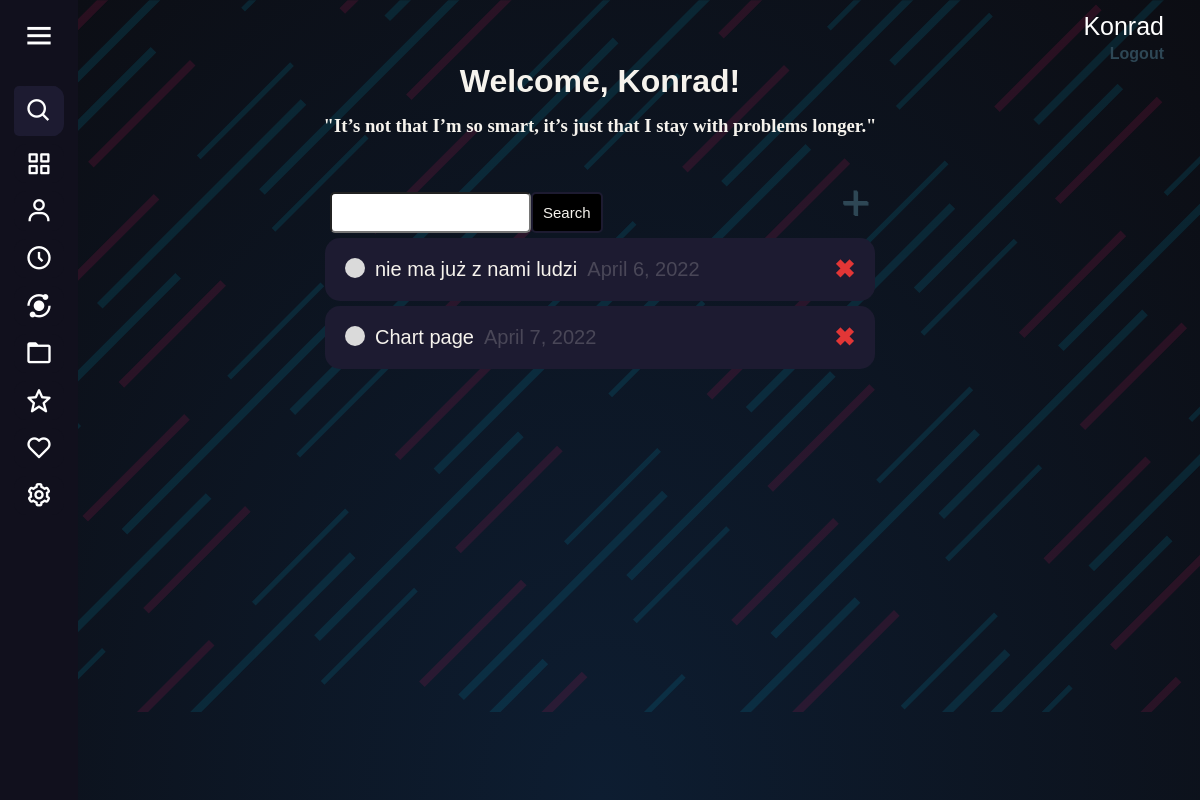
The app's page / (signed in), older data.
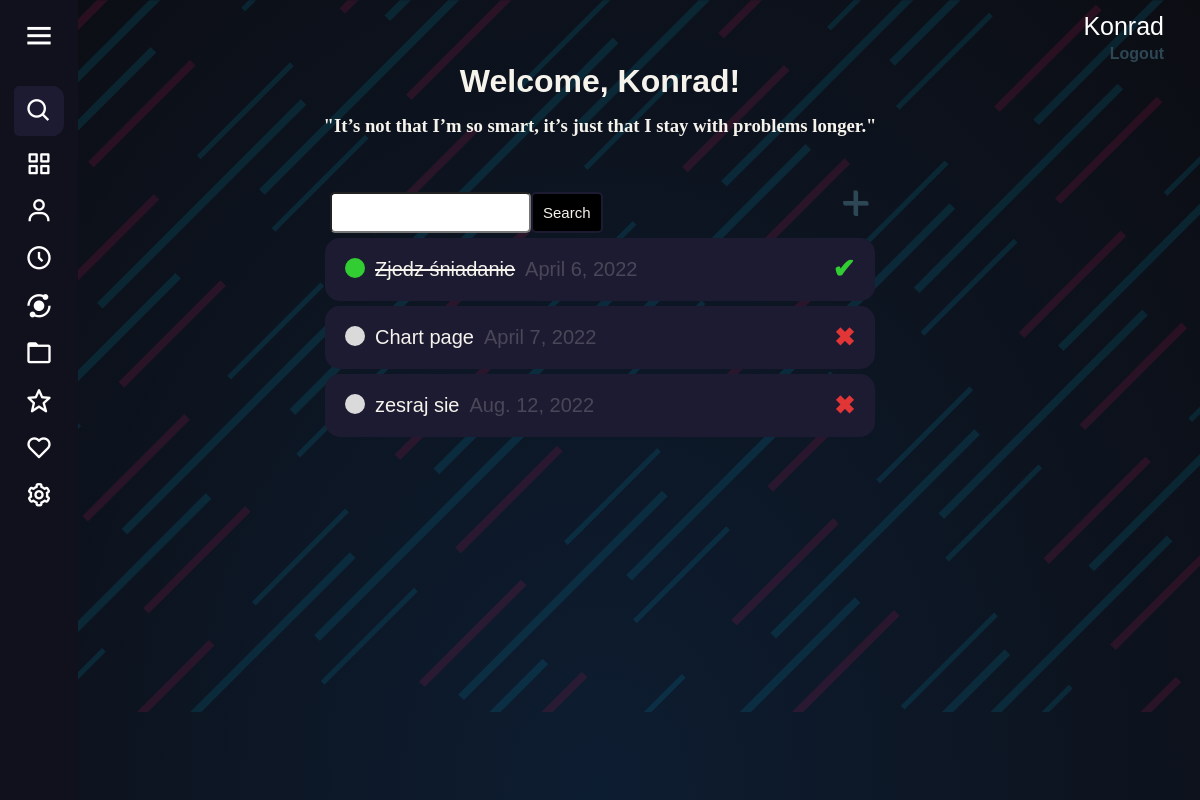
The same page, newer data.
### website/models.py (models this page shows)
class Task(models.Model):
    name = models.CharField(max_length=69)
    description = models.TextField(max_length=1337)
    deadline = models.DateField()
    status = models.BooleanField()
    user = models.ForeignKey(User, on_delete=models.CASCADE, null=True, blank=True)
    def __str__(self):
        return self.name
    class Meta:
        ordering = ['-status', 'deadline']

### website/views.py (the view)
# urls.py: path('', views.MainTasksView.as_view(), name='main-tasks'),
class MainTasksView(LoginRequiredMixin, ListView):
    model = Task
    context_object_name = "tasks"
    template_name = "maintasks.html"
    def get_context_data(self, **kwargs):
        context = super().get_context_data(**kwargs)
        context['tasks'] = context['tasks'].filter(user=self.request.user)
        context['count'] = context['tasks'].filter(status=False).count()
        search_input = self.request.GET.get('search_bar') or ''
        if search_input:
            context['tasks'] = context['tasks'].filter(name__icontains=search_input)
        context['search_input'] = search_input
        quotes = ['"Logic will take you from A to B. Imagination will take you everywhere."',
                  '"Hate is a lack of imagination."',
                  '"I am a brain, Watson. The rest of me is a mere appendix."',
                  '"Beauty you are born with, but brains you earn."',
                  '"I not only use all the brains that I have, but all I can borrow."',
                  '"It’s not that I’m so smart, it’s just that I stay with problems longer."',
                  '"Any fool can know. The point is to understand."',
                  '"The measure of intelligence is the ability to change."',
                  '"Try not to become a person of success, but rather try to become a person of value."',
                  '"Education is not the learning of the facts, but the training of the mind to think."', ]
        context['random_quote'] = random.choice(quotes)
        return context

### website/templates/maintasks.html (shortened to what this page needs)
{% extends "base.html" %}
{% block content %}
<html lang="en">
<head>
</head>
<body>
<div class="user-header-info">
{% if request.user.is_authenticated %}
<p class="user-nickname">{{ request.user }}</p>
<a class="user-log" href="{% url 'logout' %}">Logout</a>
{% else %}
<a class="user-log" href="{% url 'login' %}">Login</a>
{% endif %}
</div>
<div class="header-bar">
    <div>
        <h1>Welcome, {{ request.user.username|title }}!</h1>
        <h3 class="random-quote">{{ random_quote }}</h3>
    </div>
</div>
<div class="container">
<div class="search-bar-wrapper">
<form method="GET" class="search-bar">
    <input type="text" name="search_bar" value="{{ search_input }}">
    <input class="search-button" type="submit" value="Search">
</form>
    <a id="create-link" href="{% url 'create-tasks' %}">&#x2b;</a>
</div>
    <div class="tasks-wrapper">
        {% for task in tasks %}
        <div class="specific-task">
            {% if task.status %}
                <div class="task-name">
                    <div class="task-completed-icon"></div>
                    <s><a href="{% url 'update-tasks' task.id %}">{{ task }}</a></s>
                    <div class="deadline-task">{{ task.deadline }}</div>
                </div>
            <a class="delete-done-link" href="{% url 'delete-tasks' task.id %}">&#10004;</a>
            {% else %}
                <div class="task-name">
                    <div class="task-incomplete-icon"></div>
                    <a href="{% url 'update-tasks' task.id %}">{{ task }}</a>
                    <div class="deadline-task">{{ task.deadline }}</div>
                </div>
            <a class="delete-link" href="{% url 'delete-tasks' task.id %}">&#10006;</a>
            {% endif %}
        </div>
        {% empty %}
        <h3>No tasks yet.</h3>
        {% endfor %}
    </div>
</div>
</body>
</html>
{% endblock content %}

### website/templates/base.html (shortened to what this page needs)
{% load static %}
<html lang="en">
<head>
    <link rel="stylesheet" href="{% static 'style.css' %}">
    <link href='https://unpkg.com/boxicons@2.0.7/css/boxicons.min.css' rel='stylesheet'>
</head>
<body>
<div class="sidebar">
    <div class="logo-details">
        <i class='bx bx-menu' id="btn" ></i>
    </div>
    <ul class="nav-list">
      <li>
          <i class='bx bx-search' ></i>
      </li>
      <li>
        <a href="#">
          <i class='bx bx-grid-alt'></i>
        </a>
      </li>
      <li>
       <a href="#">
         <i class='bx bx-user'></i>
       </a>
     </li>
     <li>
       <a href="#">
         <i class='bx bx-time-five' ></i>
       </a>
     </li>
     <li>
       <a href="#">
         <i class='bx bxs-analyse'></i>
       </a>
     </li>
     <li>
       <a href="#">
         <i class='bx bx-folder' ></i>
       </a>
     </li>
     <li>
       <a href="#">
         <i class='bx bx-star' ></i>
       </a>
     </li>
     <li>
       <a href="#">
         <i class='bx bx-heart' ></i>
       </a>
     </li>
     <li>
       <a href="#">
         <i class='bx bx-cog' ></i>
       </a>
     </li>
     <li class="profile">
         <div class="profile-details">
           <div class="name_job">
             <div class="name">Focus App Co.</div>
             <div class="job">immerse yourself, at peace...</div>
           </div>
         </div>
         <i class='' id="log_out"></i>
     </li>
    </ul>
  </div>
    {% block content %}
    {% endblock content %}
</body>
</html>

Row changes from the older to the newer data that the page shows:
removed Task: name "nie ma już z nami ludzi", deadline "April 6, 2022"
added Task: name "Zjedz śniadanie", deadline "April 6, 2022"
added Task: name "zesraj sie", deadline "Aug. 12, 2022"
